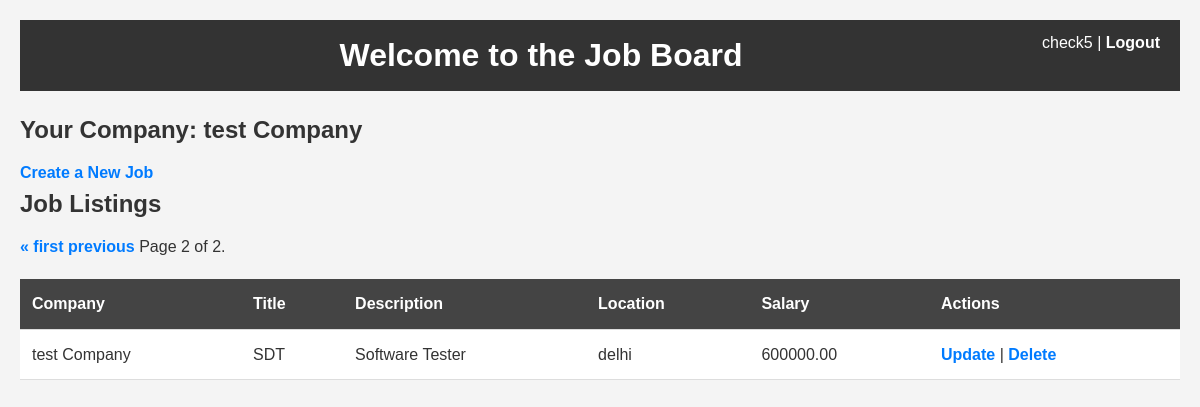
The app's page /home/?page=2 (signed in), older data.
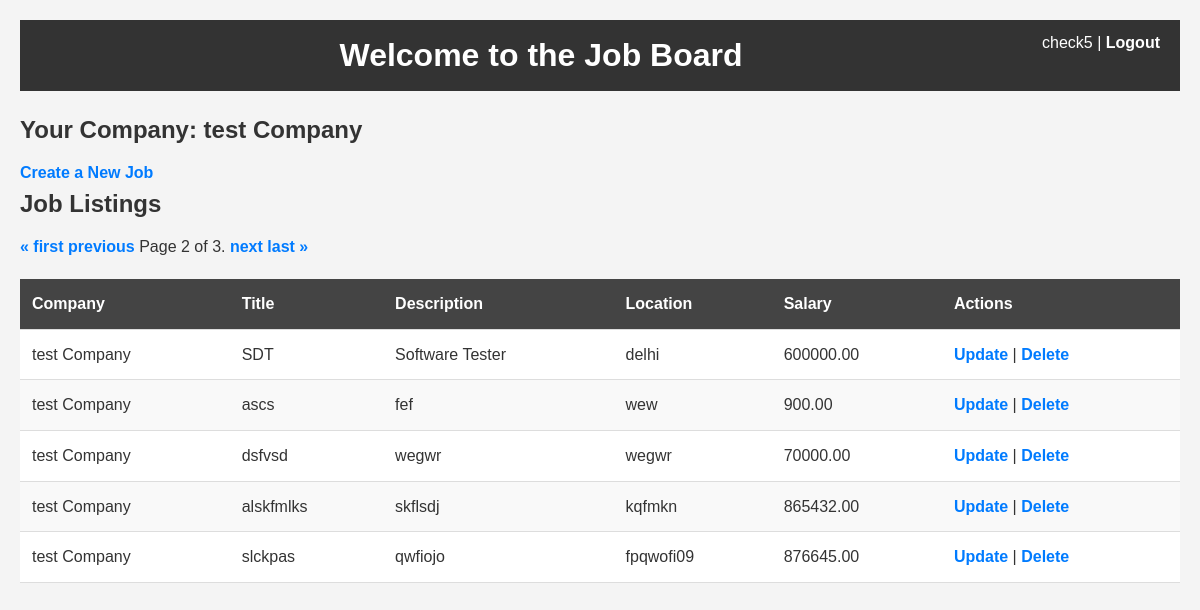
The same page, newer data.
### job/models.py (models this page shows, shortened)
class Job(models.Model):
    company = models.ForeignKey(
        Company, on_delete=models.CASCADE, related_name='jobs')
    title = models.CharField(max_length=255)
    description = models.TextField()
    posted_on = models.DateTimeField(auto_now_add=True)
    location = models.CharField(max_length=255)
    salary = models.DecimalField(max_digits=10, decimal_places=2)
    tags = models.CharField(max_length=255, blank=True,
                            help_text="Comma-separated tags")

class Company(models.Model):
    user = models.OneToOneField(
        CustomUser, on_delete=models.CASCADE, related_name='company')
    name = models.CharField(max_length=255)
    address = models.TextField()
    contact_number = models.CharField(max_length=10)

### job/views.py (the view)
# urls.py: 2. Add a URL to urlpatterns:  path('', Home.as_view(), name='home')
@login_required
def Home(request):
    user = request.user
    company = Company.objects.get(user=user)
    jobs = Job.objects.all()
    paginator = Paginator(jobs, 5)
    page_number = request.GET.get("page")
    page_obj = paginator.get_page(page_number)
    return render(request, 'home.html', {
        'user_company': company,
        'user': user,
        "page_obj": page_obj
    })

### templates/home.html (shortened to what this page needs)
<!DOCTYPE html>
<html lang="en">
<head>
    {% load static %}
    <link rel="stylesheet" href="{% static '/style.css' %}">
</head>
<body>
    <header>
        <div style="float:right;">
            <span>{{ user.username }}</span> | <a href="{% url 'Logout' %}">Logout</a>
        </div>
        <h1>Welcome to the Job Board</h1>
    </header>
    {% if user_company %}
        <h2>Your Company: {{ user_company.name }}</h2>
        <a href="{% url 'CreateJob' %}">Create a New Job</a>
    {% else %}
        <p>You don't have a company yet. Please create one first.</p>
    {% endif %}
    <h2>Job Listings</h2>
    <table>
        <thead>
            <tr>
                <th>Company</th>
                <th>Title</th>
                <th>Description</th>
                <th>Location</th>
                <th>Salary</th>
                <th>Actions</th>
            </tr>
        </thead>
        <tbody>
            {% for job in page_obj %}
            <tr>
                <td>{{ job.company.name }}</td>
                <td>{{ job.title }}</td>
                <td>{{ job.description }}</td>
                <td>{{ job.location }}</td>
                <td>{{ job.salary }}</td>
                <td>
                    {% if job.company.name == user_company.name %}
                        <a href="{% url 'UpdateJob' job.id %}">Update</a> |
                        <a href="{% url 'DeleteJob' job.id %}">Delete</a>
                    {% else %}
                        <span>You can't update or delete</span>
                    {% endif %}
                </td>
            </tr>
            {% endfor %}
            <div class="pagination">
                <span class="step-links">
                    {% if page_obj.has_previous %}
                        <a href="?page=1">&laquo; first</a>
                        <a href="?page={{ page_obj.previous_page_number }}">previous</a>
                    {% endif %}
                    <span class="current">
                        Page {{ page_obj.number }} of {{ page_obj.paginator.num_pages }}.
                    </span>
                    {% if page_obj.has_next %}
                        <a href="?page={{ page_obj.next_page_number }}">next</a>
                        <a href="?page={{ page_obj.paginator.num_pages }}">last &raquo;</a>
                    {% endif %}
                </span>
            </div>
        </tbody>
    </table>
</body>
</html>

Row changes from the older to the newer data that the page shows:
added Job: company.name "test Company", title "ascs", description "fef", location "wew", salary "900.00", shows "Update"
added Job: company.name "test Company", title "dsfvsd", description "wegwr", location "wegwr", salary "70000.00", shows "Update"
added Job: company.name "test Company", title "alskfmlks", description "skflsdj", location "kqfmkn", salary "865432.00", shows "Update"
added Job: company.name "test Company", title "slckpas", description "qwfiojo", location "fpqwofi09", salary "876645.00", shows "Update"
Text that changed along with them:
{{ page_obj.paginator.num_pages }}: "2" → "3"
text now shown: "next last »"
